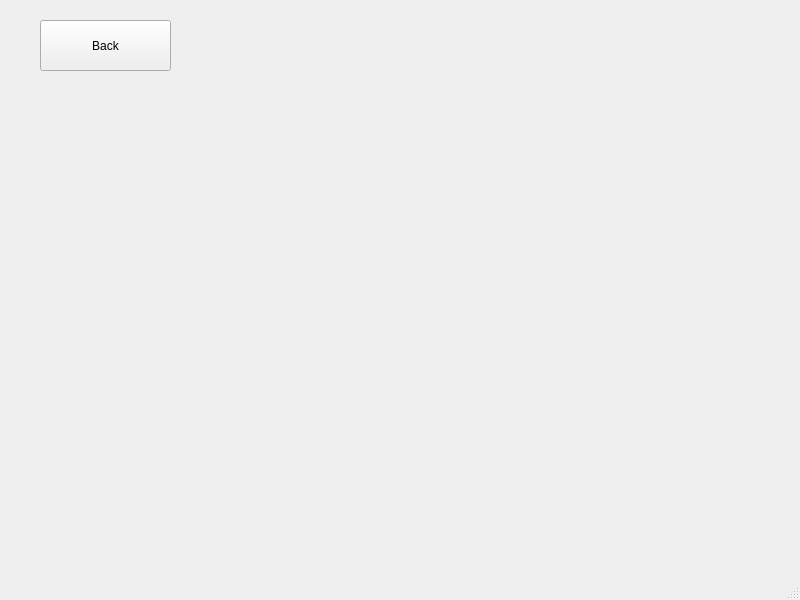
<?xml version="1.0" encoding="UTF-8"?>
<ui version="4.0">
 <class>agentPage</class>
 <widget class="QMainWindow" name="agentPage">
  <property name="geometry">
   <rect>
    <x>0</x>
    <y>0</y>
    <width>800</width>
    <height>600</height>
   </rect>
  </property>
  <property name="windowTitle">
   <string>MainWindow</string>
  </property>
  <widget class="QWidget" name="centralwidget">
   <widget class="QLabel" name="label">
    <property name="geometry">
     <rect>
      <x>10</x>
      <y>80</y>
      <width>771</width>
      <height>441</height>
     </rect>
    </property>
    <property name="text">
     <string/>
    </property>
    <property name="pixmap">
     <pixmap resource="resources.qrc">:/images/arbitaryBack.jpeg</pixmap>
    </property>
    <property name="scaledContents">
     <bool>true</bool>
    </property>
   </widget>
   <widget class="QPushButton" name="backButton">
    <property name="geometry">
     <rect>
      <x>40</x>
      <y>20</y>
      <width>131</width>
      <height>51</height>
     </rect>
    </property>
    <property name="styleSheet">
     <string notr="true">    button-&gt;setStyleSheet(
        &quot;QPushButton {&quot;
        &quot;   color: white;&quot;
        &quot;   font-size: 16px;&quot;
        &quot;   font-weight: bold;&quot;
        &quot;   background-color: qlineargradient(x1:0, y1:0, x2:1, y2:0, stop:0 #ff512f, stop:1 #dd2476);&quot;
        &quot;   border-radius: 8px;&quot;
        &quot;   padding: 5px 10px;&quot;
        &quot;   border: 1px solid #ffffff;&quot;
        &quot;}&quot;
        &quot;QPushButton:hover {&quot;
        &quot;   background-color: qlineargradient(x1:0, y1:0, x2:1, y2:0, stop:0 #dd2476, stop:1 #ff512f);&quot;
        &quot;}&quot;
        &quot;QPushButton:pressed {&quot;
        &quot;   background-color: qlineargradient(x1:0, y1:0, x2:1, y2:0, stop:0 #cc1c66, stop:1 #ee4025);&quot;
        &quot;}&quot;
        );</string>
    </property>
    <property name="text">
     <string>Back</string>
    </property>
   </widget>
  </widget>
  <widget class="QMenuBar" name="menubar">
   <property name="geometry">
    <rect>
     <x>0</x>
     <y>0</y>
     <width>800</width>
     <height>23</height>
    </rect>
   </property>
  </widget>
  <widget class="QStatusBar" name="statusbar"/>
 </widget>
 <resources>
  <include location="resources.qrc"/>
 </resources>
 <connections/>
</ui>
